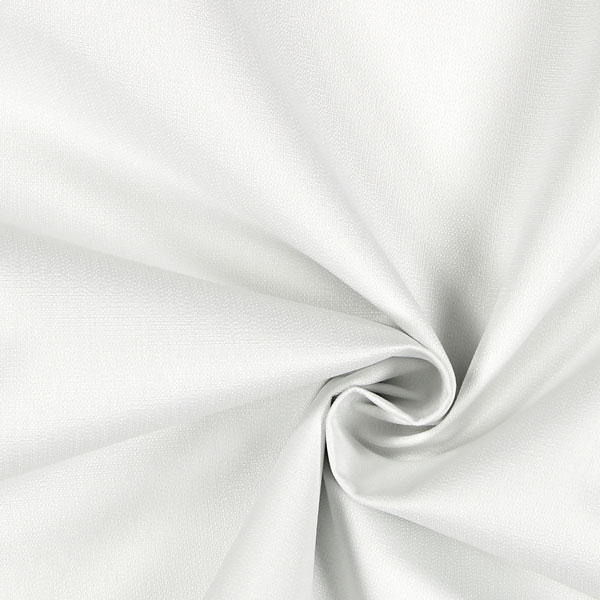
//> input picture bilaLatka.jpg, 600 x 600 px
$ ./main ../bilaLatka.jpg   (built with g++ and OpenCV 4)
//> lines starting //> are read from the running program, lines starting //| are printed output that depends on the picture
//> further down, src is the input picture: 600 rows x 600 cols, CV_8UC3; mean B, G, R 225.8, 229.3, 228.9
#include <opencv2/core/core.hpp>
#include <opencv2/imgproc/imgproc.hpp>
#include <opencv2/highgui/highgui.hpp>
#include <iostream>

using namespace cv;
using namespace std;

/// Global variables

Mat src, src_gray;
Mat dst, detected_edges;

int edgeThresh = 1;
int lowThreshold;
int const max_lowThreshold = 100;
int ratio = 3;
int kernel_size = 3;
string window_name = "Edge Map";

/**
 * @function CannyThreshold
 * @brief Trackbar callback - Canny thresholds input with a ratio 1:3
 */
void CannyThreshold(int, void*)
{
  /// Reduce noise with a kernel 3x3
  blur( src_gray, detected_edges, Size(3,3) );

  /// Canny detector
  Canny( detected_edges, detected_edges, lowThreshold, lowThreshold*ratio, kernel_size );
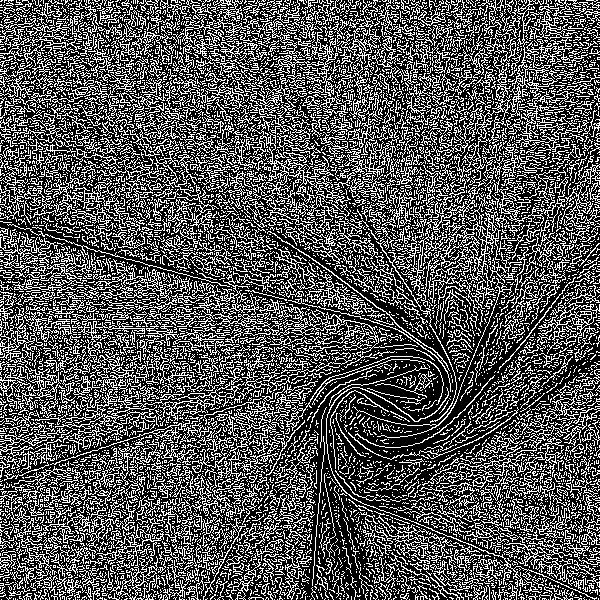
//> detected_edges: 600 rows x 600 cols, CV_8UC1; 33.4% white in thin lines or dots

  /// Using Canny's output as a mask, we display our result
  dst = Scalar::all(0);

  src_gray.copyTo( dst, detected_edges);
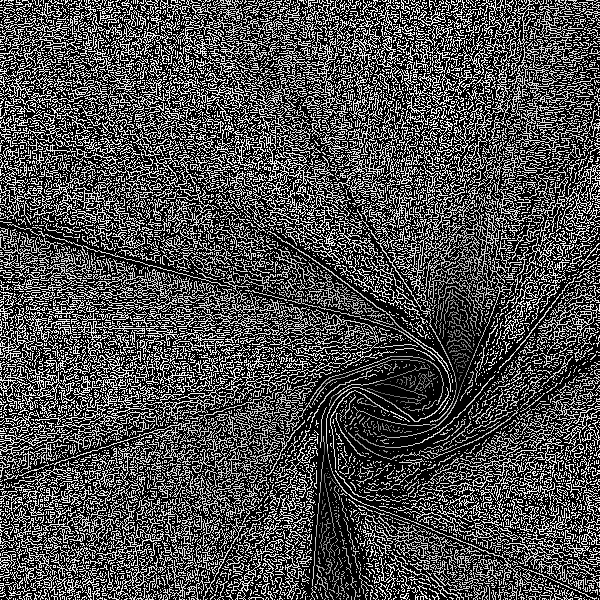
//> dst: 600 rows x 600 cols, CV_8UC1; min 0, max 255, mean 76.9
  imshow( window_name, dst );
 }

int main(int argc, char *argv[])
{
    if( argc != 2)
        {
         cout <<" Usage: display_image ImageToLoadAndDisplay" << endl;
         return -1;
        }

        src = imread(argv[1], CV_LOAD_IMAGE_COLOR);   // Read the file

        if(! src.data )                              // Check for invalid input
        {
            cout <<  "Could not open or find the image" << std::endl ;
            return -1;
        }

        /// Create a matrix of the same type and size as src (for dst)
          dst.create( src.size(), src.type() );

          /// Convert the image to grayscale
          cvtColor( src, src_gray, CV_BGR2GRAY );

        namedWindow( window_name, WINDOW_AUTOSIZE );// Create a window for display.

        /// Create a Trackbar for user to enter threshold
          createTrackbar( "Min Threshold:", window_name, &lowThreshold, max_lowThreshold, CannyThreshold );

          /// Show the image
          CannyThreshold(0, 0);

          /// Wait until user exit program by pressing a key
          waitKey(0);

          return 0;
}
